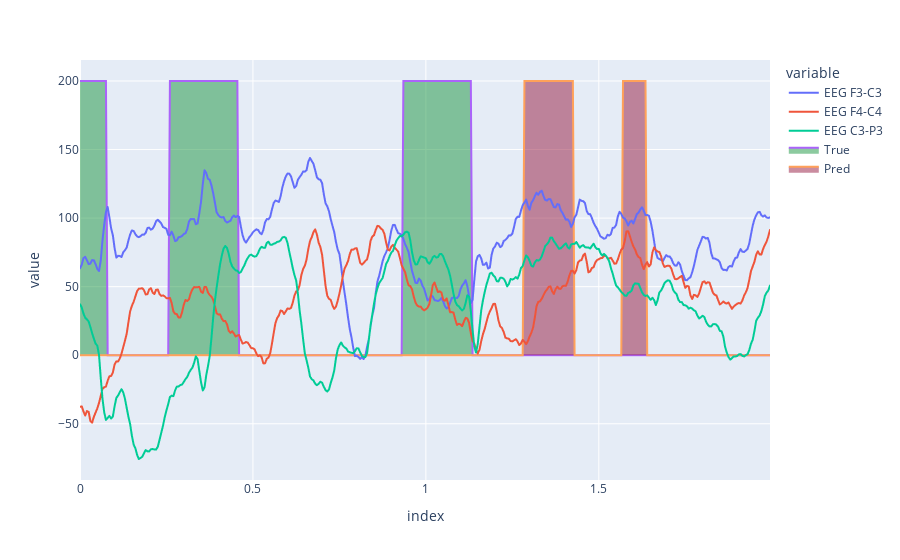

The code cell stored with this chart in its notebook:
### Code cell
range_start = 3700
range_end = 4100

df = pd.DataFrame((test_x[2:5, :pred_len][:, range_start:range_end] + 100).T.copy(), 
                  columns=f.getSignalLabels()[2:5], index = np.arange(range_end - range_start) / 200)
df[f.getSignalLabels()[3]] -= 50
df[f.getSignalLabels()[4]] -= 50


fig = px.line(df)

fig.add_scatter(x=np.arange(range_end - range_start) / 200, y=test_labels[:pred_len][range_start:range_end] * 200, 
                fill='tozeroy', fillcolor='rgba(26,150,65,0.5)', name="True", opacity=0.5)
fig.add_scatter(x=np.arange(range_end - range_start) / 200, y=all_preds[:pred_len][range_start:range_end] * 200, 
                fill='tozeroy', fillcolor='rgba(150,26,65,0.5)', name="Pred", opacity=0.5)

fig.show()

### Figure 1 — Plotly figure (JSON) as saved in the notebook; plotly's stock layout.template omitted (floating-point values rounded to 4 significant figures; data arrays with more than 128 entries replaced by an {"elided": "..."} marker saying what was removed)
{"data": [{"hovertemplate": "variable=EEG F3-C3<br>index=%{x}<br>value=%{y}<extra></extra>", "legendgroup": "EEG F3-C3", "line": {"color": "#636efa", "dash": "solid"}, "marker": {"symbol": "circle"}, "mode": "lines", "name": "EEG F3-C3", "showlegend": true, "type": "scattergl", "x": {"elided": "400 float values"}, "xaxis": "x", "y": {"elided": "400 float values"}, "yaxis": "y"}, {"hovertemplate": "variable=EEG F4-C4<br>index=%{x}<br>value=%{y}<extra></extra>", "legendgroup": "EEG F4-C4", "line": {"color": "#EF553B", "dash": "solid"}, "marker": {"symbol": "circle"}, "mode": "lines", "name": "EEG F4-C4", "showlegend": true, "type": "scattergl", "x": {"elided": "400 float values"}, "xaxis": "x", "y": {"elided": "400 float values"}, "yaxis": "y"}, {"hovertemplate": "variable=EEG C3-P3<br>index=%{x}<br>value=%{y}<extra></extra>", "legendgroup": "EEG C3-P3", "line": {"color": "#00cc96", "dash": "solid"}, "marker": {"symbol": "circle"}, "mode": "lines", "name": "EEG C3-P3", "showlegend": true, "type": "scattergl", "x": {"elided": "400 float values"}, "xaxis": "x", "y": {"elided": "400 float values"}, "yaxis": "y"}, {"fill": "tozeroy", "fillcolor": "rgba(26,150,65,0.5)", "name": "True", "opacity": 0.5, "type": "scatter", "x": {"elided": "400 float values"}, "y": {"elided": "400 int values"}}, {"fill": "tozeroy", "fillcolor": "rgba(150,26,65,0.5)", "name": "Pred", "opacity": 0.5, "type": "scatter", "x": {"elided": "400 float values"}, "y": {"elided": "400 int values"}}], "layout": {"legend": {"title": {"text": "variable"}, "tracegroupgap": 0}, "margin": {"t": 60}, "xaxis": {"anchor": "y", "domain": [0, 1], "title": {"text": "index"}}, "yaxis": {"anchor": "x", "domain": [0, 1], "title": {"text": "value"}}}}
